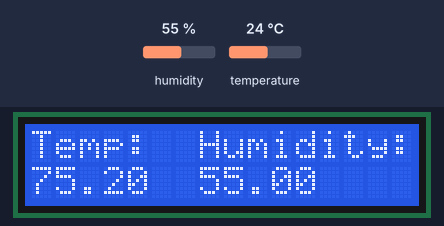
This sketch was run on a simulated Arduino Uno, built with avr-gcc and run on an emulated ATmega328P. Parts: 16×2 character LCD. The test bench sets the inputs (shaded band); at power-on: humidity 55 %, temperature 24 °C.

Above: at 1.2 s.
1.3 s: humidity set to 22 %
At 3.6 s:
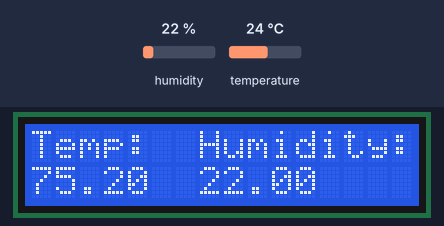
4.1 s: temperature set to 12 °C
At 5.1 s:
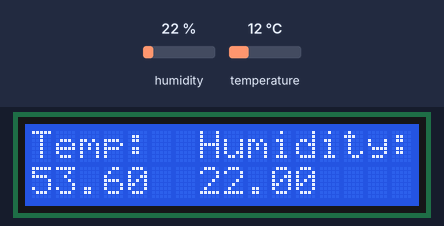
6.9 s: humidity set to 40 %
At 9.3 s:
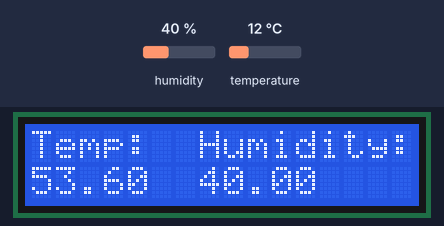
10.2 s: temperature set to 19 °C
At 12.0 s:
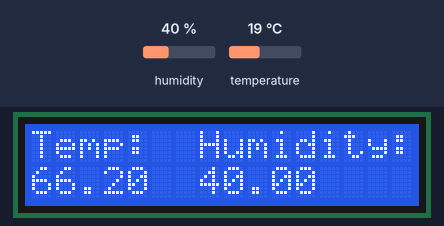
Timing chart, 0 to 13.5 s (numbered marks = the images above; inputs shaded):
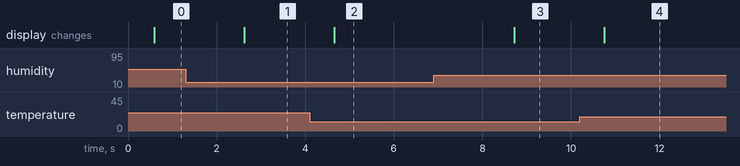

Measured:
- after the input at 1.3 s, the display: changes after 1.3 s (image 1)
- after the input at 4.1 s, the display: changes after 0.56 s (image 2)
- after the input at 6.9 s, the display: changes after 1.8 s (image 3)
- after the input at 10.2 s, the display: changes after 0.55 s (image 4)

The sketch:

LCDDHT.ino
```cpp
// include the library code:
#include <LiquidCrystal.h>
#include "DHT.h"

// set the DHT Pin
#define DHTPIN 8

// initialize the library with the numbers of the interface pins
LiquidCrystal lcd(0, 1, 2, 3, 4, 5);
#define DHTTYPE DHT11
DHT dht(DHTPIN, DHTTYPE);

void setup() {
  // set up the LCD's number of columns and rows:
  lcd.begin(16, 2);
  dht.begin();

  // Print a message to the LCD.
  lcd.print("Temp:  Humidity:");
}

void loop() {
  delay(500);
  // set the cursor to column 0, line 1
  // (note: line 1 is the second row, since counting begins with 0):
  lcd.setCursor(0, 1);
  // read humidity
  float h = dht.readHumidity();
  //read temperature in Fahrenheit
  float f = dht.readTemperature(true);

  if (isnan(h) || isnan(f)) {
    lcd.print("ERROR");
    return;
  }

  lcd.print(f);
  lcd.setCursor(7,1);
  lcd.print(h);
}
```
